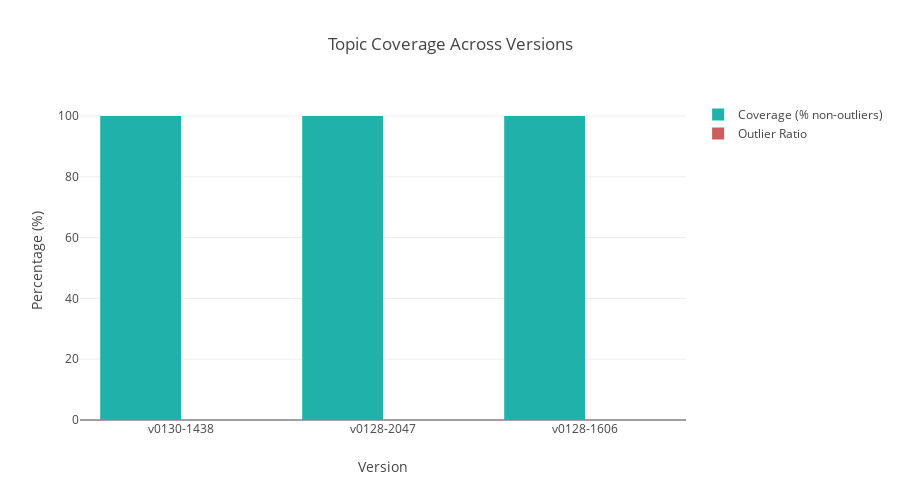

Here is the notebook cell this chart was saved with:
### Code cell
# Cell 17: Coverage Comparison
fig = go.Figure()
fig.add_trace(go.Bar(
    name='Coverage (% non-outliers)',
    x=assignment_df['version_name'],
    y=assignment_df['coverage'] * 100,
    marker_color='lightseagreen'
))
fig.add_trace(go.Bar(
    name='Outlier Ratio',
    x=assignment_df['version_name'],
    y=assignment_df['outlier_ratio'] * 100,
    marker_color='indianred'
))

fig.update_layout(
    title='Topic Coverage Across Versions',
    xaxis_title='Version',
    yaxis_title='Percentage (%)',
    barmode='group',
    height=500
)
fig.show()

### Figure 1 — Plotly figure (JSON) as saved in the notebook; plotly's stock layout.template omitted (floating-point values rounded to 4 significant figures)
{"data": [{"marker": {"color": "lightseagreen"}, "name": "Coverage (% non-outliers)", "type": "bar", "x": ["v0130-1438", "v0128-2047", "v0128-1606"], "y": [100.0, 100.0, 100.0]}, {"marker": {"color": "indianred"}, "name": "Outlier Ratio", "type": "bar", "x": ["v0130-1438", "v0128-2047", "v0128-1606"], "y": [0.0, 0.0, 0.0]}], "layout": {"barmode": "group", "height": 500, "title": {"text": "Topic Coverage Across Versions"}, "xaxis": {"title": {"text": "Version"}}, "yaxis": {"title": {"text": "Percentage (%)"}}}}
